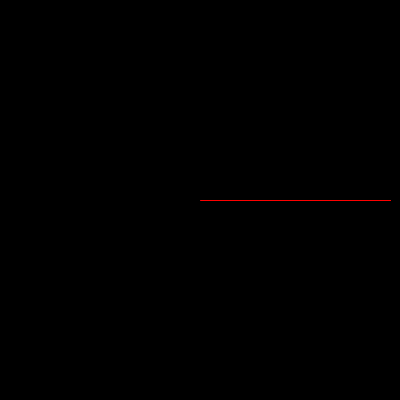
Frame 1 (no input)
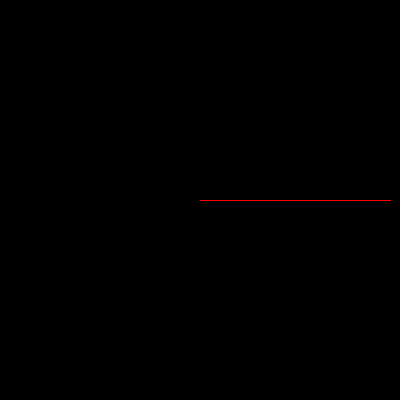
Frame 60 (the mouse pressed at the canvas centre just before this capture)
Frame 120 (the mouse held since frame 60 and released just before this capture): identical to frame 60, image omitted

The Processing sketch that drew these frames (run headless with seeded random() and noise(); from frame 60 on, the mouse is pressed at the canvas centre):

// Processing sketch: processing_56101
// ── processing_56101.pde

    // Ellipsen 
    // Michael Reichenbach
    
    // float rad_min = 50;
    // float rad_max = 100;
    float active = 1;
    float radx = 1;
    float rady = 1;
    float col_col = 255;
    float col_hue = 255;
    float col_sat = 255;
    float posx = 200;
    float posy = 200;
    float posx1 = 200;
    float posy1 = 200;
    // float speed = 0;
    // float vectorx = 0;
    // float vectory = 0;
    float speedfactor = 5;
    float anziehung = 0.08;
    float winkel = 0;
    float winkel_delta = random(0.5);
    float winkel2 = 0;
    float winkel2_delta = random(0.5);
    float small_radius = random(200);
    float big_radius = random(200);
    float col_factor = random(1,100);
    
        
     void setup() {
       size(400, 400);
       stroke(1,1,1,0);
       colorMode(HSB, 100,100,100);
       background(192, 64, 0);
       // frameRate (30);
   
     }

     void draw() {
       winkel=(winkel + active*winkel_delta*mouseX/200)%6.28;
       winkel2=(winkel2 + active*winkel2_delta*mouseY/200)%6.28;
       
       col_col=(col_factor*winkel)%100;
       stroke (col_col,col_hue,col_sat);
       posx = cos  (winkel)*small_radius + 200;
       posy = sin  (winkel)*small_radius + 200;
       line(200,200,posx,posy);
       
       col_col=(col_factor*winkel2)%100;
       stroke (col_col,col_hue,col_sat);
       posx1 = cos  (winkel2)*big_radius + 200;
       posy1 = sin  (winkel2)*big_radius + 200;
       line(posx,posy,posx1,posy1);
           
       
     }
     
     void mousePressed() {
       // background(192, 64, 0);
       if ( active == 1) { active = 0 ;}
       else { background(random(255), 64, 10); active = 1;};
       posx=mouseX;
       posy=mouseY;
     }
